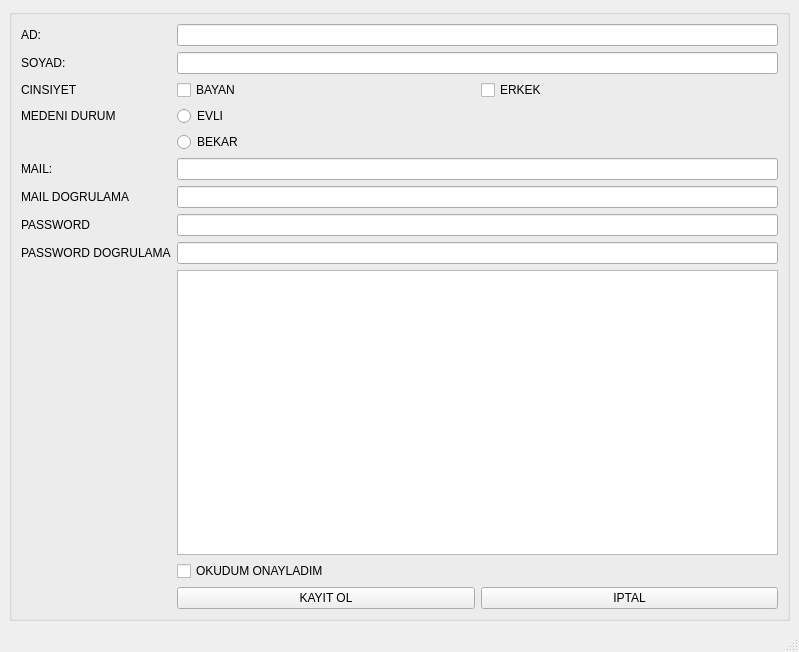
<?xml version="1.0" encoding="UTF-8"?>
<ui version="4.0">
 <class>MainWindow</class>
 <widget class="QMainWindow" name="MainWindow">
  <property name="geometry">
   <rect>
    <x>0</x>
    <y>0</y>
    <width>799</width>
    <height>652</height>
   </rect>
  </property>
  <property name="windowTitle">
   <string>MainWindow</string>
  </property>
  <widget class="QWidget" name="centralwidget">
   <layout class="QHBoxLayout" name="horizontalLayout_3">
    <item>
     <widget class="QGroupBox" name="formGroupBox">
      <layout class="QFormLayout" name="formLayout">
       <item row="0" column="0">
        <widget class="QLabel" name="label">
         <property name="text">
          <string>AD:</string>
         </property>
        </widget>
       </item>
       <item row="0" column="1">
        <widget class="QLineEdit" name="lineEdit"/>
       </item>
       <item row="1" column="0">
        <widget class="QLabel" name="label_2">
         <property name="text">
          <string>SOYAD:</string>
         </property>
        </widget>
       </item>
       <item row="1" column="1">
        <widget class="QLineEdit" name="lineEdit_2"/>
       </item>
       <item row="3" column="0">
        <widget class="QLabel" name="label_3">
         <property name="text">
          <string>CINSIYET</string>
         </property>
        </widget>
       </item>
       <item row="3" column="1">
        <layout class="QHBoxLayout" name="horizontalLayout">
         <item>
          <widget class="QCheckBox" name="checkBox">
           <property name="text">
            <string>BAYAN</string>
           </property>
          </widget>
         </item>
         <item>
          <widget class="QCheckBox" name="checkBox_2">
           <property name="text">
            <string>ERKEK</string>
           </property>
          </widget>
         </item>
        </layout>
       </item>
       <item row="5" column="0">
        <widget class="QLabel" name="label_4">
         <property name="text">
          <string>MEDENI DURUM</string>
         </property>
        </widget>
       </item>
       <item row="5" column="1">
        <widget class="QRadioButton" name="radioButton_3">
         <property name="text">
          <string>EVLI</string>
         </property>
        </widget>
       </item>
       <item row="6" column="1">
        <widget class="QRadioButton" name="radioButton_4">
         <property name="text">
          <string>BEKAR</string>
         </property>
        </widget>
       </item>
       <item row="7" column="0">
        <widget class="QLabel" name="label_5">
         <property name="text">
          <string>MAIL:</string>
         </property>
        </widget>
       </item>
       <item row="7" column="1">
        <widget class="QLineEdit" name="lineEdit_5"/>
       </item>
       <item row="8" column="0">
        <widget class="QLabel" name="label_6">
         <property name="text">
          <string>MAIL DOGRULAMA</string>
         </property>
        </widget>
       </item>
       <item row="8" column="1">
        <widget class="QLineEdit" name="lineEdit_6"/>
       </item>
       <item row="10" column="0">
        <widget class="QLabel" name="label_7">
         <property name="text">
          <string>PASSWORD</string>
         </property>
        </widget>
       </item>
       <item row="10" column="1">
        <widget class="QLineEdit" name="lineEdit_3"/>
       </item>
       <item row="11" column="0">
        <widget class="QLabel" name="label_8">
         <property name="text">
          <string>PASSWORD DOGRULAMA</string>
         </property>
        </widget>
       </item>
       <item row="11" column="1">
        <widget class="QLineEdit" name="lineEdit_4"/>
       </item>
       <item row="12" column="1">
        <widget class="QTextEdit" name="textEdit"/>
       </item>
       <item row="13" column="1">
        <widget class="QCheckBox" name="checkBox_3">
         <property name="text">
          <string>OKUDUM ONAYLADIM</string>
         </property>
        </widget>
       </item>
       <item row="14" column="1">
        <layout class="QHBoxLayout" name="horizontalLayout_2">
         <item>
          <widget class="QPushButton" name="pushButton_2">
           <property name="text">
            <string>KAYIT OL</string>
           </property>
          </widget>
         </item>
         <item>
          <widget class="QPushButton" name="pushButton">
           <property name="text">
            <string>IPTAL</string>
           </property>
          </widget>
         </item>
        </layout>
       </item>
      </layout>
     </widget>
    </item>
   </layout>
  </widget>
  <widget class="QMenuBar" name="menubar">
   <property name="geometry">
    <rect>
     <x>0</x>
     <y>0</y>
     <width>799</width>
     <height>21</height>
    </rect>
   </property>
  </widget>
  <widget class="QStatusBar" name="statusbar"/>
 </widget>
 <resources/>
 <connections/>
</ui>
